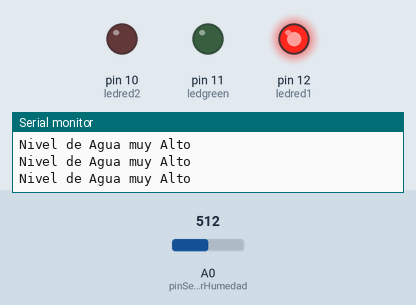
A sketch run on a simulated Arduino Uno, built with avr-gcc and run on an emulated ATmega328P. Parts: output pins drawn as LEDs (lit = HIGH), the last lines printed to the serial monitor. Inputs (shaded band) come from the test bench; at power-on: A0 (pinSensorHumedad) = 512.

Above: at 1.2 s.
1.3 s: A0 (pinSensorHumedad) set to 605
4.3 s: A0 (pinSensorHumedad) set to 631
At 4.7 s:
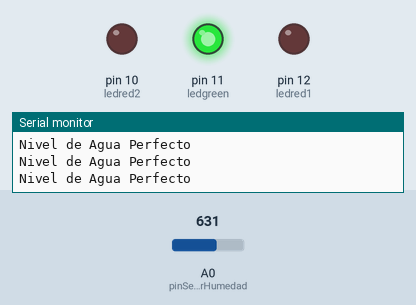
5.8 s: A0 (pinSensorHumedad) set to 815
8.8 s: A0 (pinSensorHumedad) set to 838
At 10.0 s:
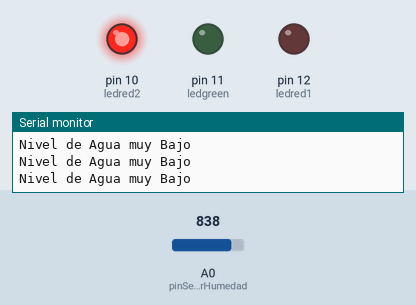
Timing chart, 0 to 11.3 s (numbered marks = the images above; inputs shaded):
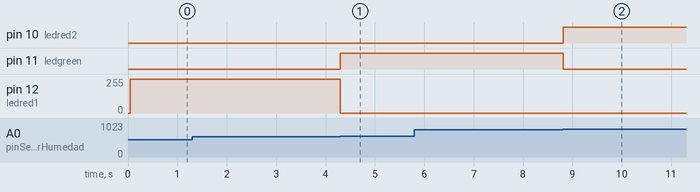

Measured:
- the behaviour switches between 623 and 624 on A0 (pinSensorHumedad) (found by bisection; images 0 and 1)
- the behaviour switches between 823 and 824 on A0 (pinSensorHumedad) (found by bisection; images 1 and 2)
- after the input at 4.3 s, pin 11 (ledgreen): LOW → HIGH at once; pin 12 (ledred1): 255/255 → 0/255 at once
- after the input at 8.8 s, pin 10 (ledred2): LOW → HIGH at once; pin 11 (ledgreen): HIGH → LOW at once

The sketch:

ejercicio-2.ino
```cpp
const byte pinSensorHumedad = A0;
const byte ledred1 = 12;
const byte ledgreen = 11;
const byte ledred2 = 10;


void setup() {
  Serial.begin(9600);
  pinMode(ledred1, OUTPUT);
  pinMode(ledgreen, OUTPUT);
  pinMode(ledred2, OUTPUT);
}

void apagarleds(){
  digitalWrite(ledred1, LOW);
  digitalWrite(ledgreen, LOW);
  digitalWrite(ledred2, LOW);
}

void loop() {
  apagarleds();
  if (analogRead(pinSensorHumedad) < 624){
  digitalWrite(ledred1, HIGH);
  Serial.println("Nivel de Agua muy Alto");
  }
  else if (analogRead(pinSensorHumedad) < 824){
    digitalWrite(ledgreen, HIGH);
    Serial.println("Nivel de Agua Perfecto");
  }
  else{
    digitalWrite(ledred2, HIGH);
    Serial.println("Nivel de Agua muy Bajo");
  }
}
```
